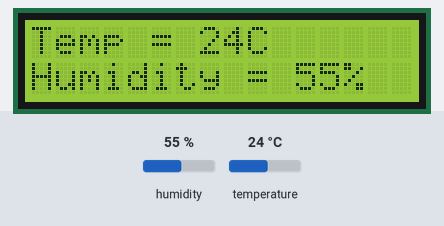
Bench run of a program on a simulated Arduino Uno, built with avr-gcc and run on an emulated ATmega328P. Shown: 16×2 character LCD. The inputs (shaded band) are chosen by the test bench; at power-on: humidity 55 %, temperature 24 °C. What the program prints to the serial monitor is not drawn.

Above: at 1.6 s.
1.7 s: humidity set to 22 %
At 4.5 s:
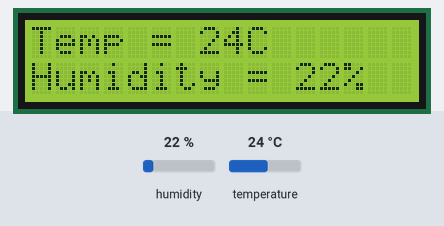
5.7 s: temperature set to 12 °C
At 8.0 s:
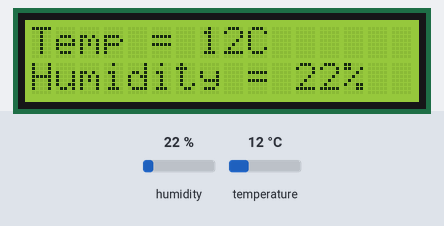
9.7 s: humidity set to 40 %
At 11.5 s:
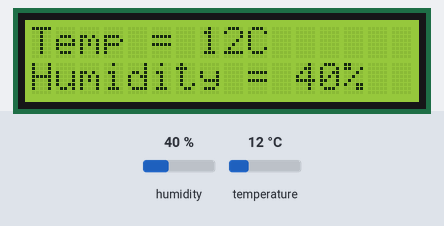
13.7 s: temperature set to 19 °C
At 17.3 s:
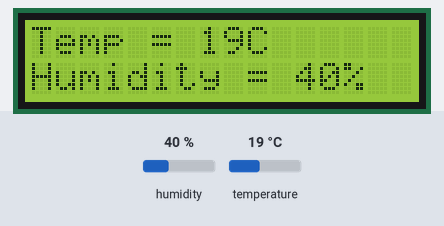
Timing chart, 0 to 18.7 s (numbered marks = the images above; inputs shaded):
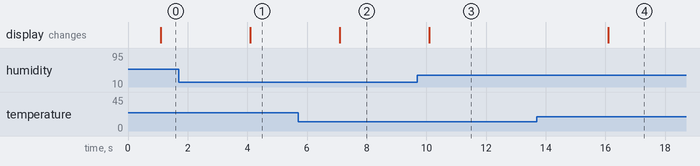

Measured:
- after the input at 1.7 s, the display: changes after 2.4 s (image 1)
- after the input at 5.7 s, the display: changes after 1.4 s (image 2)
- after the input at 9.7 s, the display: changes after 0.39 s (image 3)
- after the input at 13.7 s, the display: changes after 2.4 s (image 4)

The program:

main.cpp
```cpp
#include <Arduino.h>
#include "DHT.h"
#include <LiquidCrystal.h>

#define DHT_PIN 8
#define DHT_TYPE DHT11

const int RS = 12, EN = 11, D4 = 4, D5 = 5, D6 = 6, D7 = 7;
const int LCD_WIDTH = 16, LCD_HEIGHT = 2;

DHT dht(DHT_PIN, DHT_TYPE);
LiquidCrystal lcd(RS, EN, D4, D5, D6, D7);

unsigned long startMillis = 0;
unsigned long currentMillis = 0;

float humidity = 0;
float temperature = 0;

/**
 * Retrieve and store the current sensor data.
 *
 * @return void
 */
void retrieveSensorData()
{
  humidity = dht.readHumidity();
  temperature = dht.readTemperature();
}

/**
 * Check if the the stored sensor data is valid.
 *
 * @return bool Returns true if everthing is okey.
 */
bool isSensorDataValid()
{
  return !(isnan(humidity) || isnan(temperature));
}

void printSensorData()
{
  lcd.clear();

  lcd.setCursor(0, 0);
  lcd.print("Temp = ");
  lcd.print((long)temperature, DEC);
  lcd.print("C");

  lcd.setCursor(0, 1);
  lcd.print("Humidity = ");
  lcd.print((long)humidity, DEC);
  lcd.print("%");

  Serial.println("Temp = ");
  Serial.println(temperature);

  Serial.println("Humidity = ");
  Serial.println(humidity);
}

void setup()
{
  Serial.begin(9600);

  dht.begin();
  lcd.begin(LCD_WIDTH, LCD_HEIGHT);

  startMillis = millis();
}

void loop()
{
  currentMillis = millis();

  // Update sensor data every second
  if (currentMillis - startMillis >= 1000)
  {
    retrieveSensorData();

    if (isSensorDataValid())
    {
      printSensorData();
    }
    else
    {
      lcd.clear();

      Serial.println("Failed to read data from DHT sensor!");
    }

    startMillis = currentMillis;
  }
}
```
